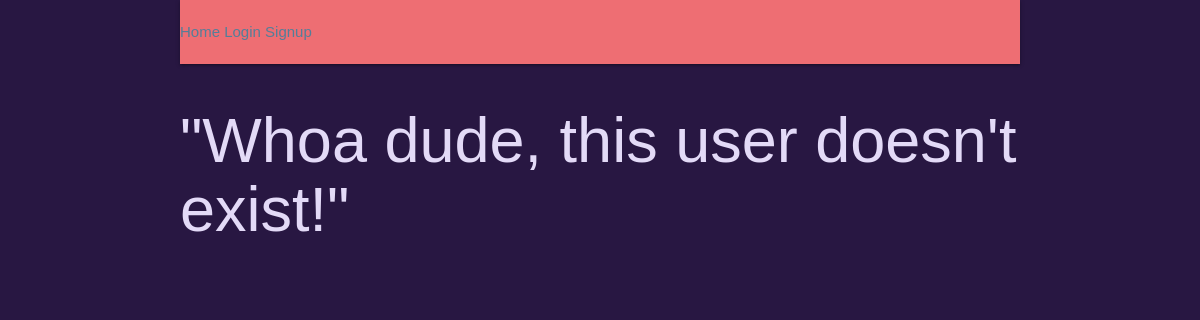
The page /cooldude/posts/ on the database as committed earlier.
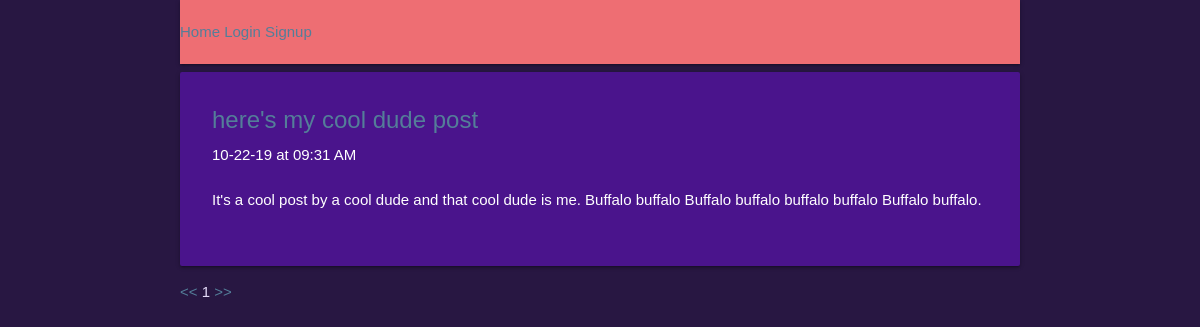
The same page on the database as committed later.
### posts/models.py (models this page shows)
class Post(models.Model):
        title = models.CharField(max_length=100)
        pub_date = models.DateTimeField('date published', auto_now_add=True)
        body = models.TextField()
        user = models.ForeignKey(User, on_delete=models.CASCADE, null=True)
        def utc_to_local(self, utc_datetime):
	        return utc_datetime.astimezone(tz=None)
        def __str__(self):
	        date = self.utc_to_local(self.pub_date).strftime('%m-%d-%y')
	        time = self.utc_to_local(self.pub_date).strftime('%I:%M %p')
	        return '%s at %s \n\n %s \n\n' % (date, time, self.body)

### posts/views.py (the view)
# urls.py: path('', views.index, name="index"),
def index(request, username):
    try:
    	User.objects.get(username=username)
    except:
        context = {'username': None}
        return render(request, 'posts/index.html', context)
    user = User.objects.get(username=username)
    posts = Post.objects.filter(user=user).order_by('-pub_date')
    paginator = Paginator(posts, 8)
    page = request.GET.get('page')
    try:
        posts = paginator.page(page);
    except PageNotAnInteger:
        posts = paginator.page(1);
    except EmptyPage:
        posts = paginator.page(paginator.num_pages)
    try:
        lastMinusCurrent = paginator.num_pages - posts.number
    except EmptyPage:
        lastMinusCurrent = 1
    try:
        previousPreviousPage = paginator.page(posts.number - 2)
    except EmptyPage:
        previousPreviousPage = 1
    try:
        nextNextPage = paginator.page(posts.number + 2)
    except EmptyPage:
        nextNextPage = 1
        print(lastMinusCurrent)
        print(previousPreviousPage)
        print(nextNextPage)
    context = {
        'username': user,
        'posts': posts,
        'last_minus_current': lastMinusCurrent,
        'previous_previous_page': previousPreviousPage,
        'next_next_page': nextNextPage
    }
    return render(request, 'posts/index.html', context)

### posts/templates/posts/index.html (shortened to what this page needs)
{% extends 'Blog/base.html' %}
{% load likes_features %}
{% block content %}
{% if username == None %}
	<h1>"Whoa dude, this user doesn't exist!"</h1>
{% else %}
	{% for post in posts %}
	<div class="post card purple darken-4">
		<div class="card-content white-text">
			<div class="card-title">
				<a href={% url 'posts:display-post' username=username post_number=post.id %}>{{ post.title|linebreaksbr }}</a> <br>
			</div>
			{{ post|linebreaksbr }}
		</div>
	</div>
	{% endfor %}
		<div class='pagination'>
			<span class='page-nav'>
				<span>
					<a href="?page=1">&lt;&lt;</a>
				</span>
				<span class='current'>
					{{ posts.number }}
				</span>
			<span>
				<a href="?page={{ posts.paginator.num_pages }}">&gt;&gt;</a>
			</span>
		</div>
{% endif %}
{% endblock content %}

### templates/Blog/base.html (shortened to what this page needs)
<!DOCTYPE html>
{% load static %}
<html>
<head>
	<link rel="stylesheet" type="text/css" href="{% static 'Blog/site.css' %}" />
	<link rel="stylesheet" type="text/css" href="{% static 'Blog/materialize.css' %}" />
</head>
<body>
	<div class="container">
		<nav>
			<a href={% url 'home:index' %}>Home</a>
			{% if user.is_authenticated %}
			<a href={% url 'dashboard:index' %}>Dash</a>
			<a href={% url 'posts:index' username=user.username %}>Posts</a>
			<a href={% url 'posts:archive' username=user.username %}>Archive</a>
			<a href={% url 'logout' %}>Logout</a>
			{% else %}
			<a href={% url 'login' %}>Login </a>
			<a href={% url 'signup:index' %}>Signup</a>
			{% endif %}
		</nav>
	</div>
	<div class="container">
	{% block content %}
	{% endblock content %}
	</div>
</body>
</html>

### static/Blog/site.css (style rules this page uses)
a:link { text-decoration: none; color: #547E99; }
nav { background-color: #281742; font-family: Roboto Slab, Arial, Georgia, serif; }
body { color: #E3DAF7; background-color: #281742; font-family: Roboto Slab, Arial, Georgia, serif; }
.post { background-color: #472A7D; padding: 8px; margin: 8px 5px; }

Rows that differ between the two databases and show on the page:
added Post: title "here's my cool dude post", pub_date+body "10-22-19 at 09:31 AM It's a cool post by a cool dude and that cool dude is me. Buffalo buffalo Buffalo buffalo buffalo buffalo Buffalo buffalo."
Other text that changed with them:
{{ posts.number }}: (not shown) → "1"
text no longer shown: "\"Whoa dude, this user doesn't exist!\""
